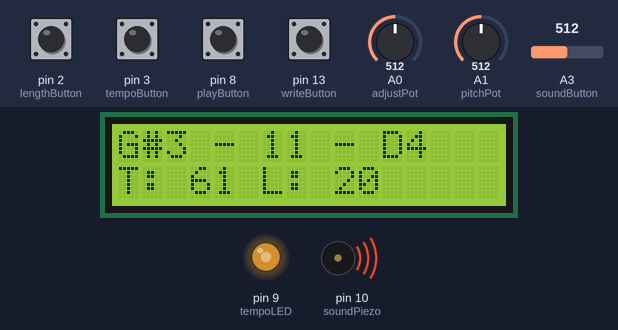
The sketch below on a simulated Arduino Uno, built with avr-gcc and run on an emulated ATmega328P. Parts: 16×2 character LCD, output pins drawn as LEDs (lit = HIGH), buzzer (waves = sounding). The test bench sets the inputs (shaded band); at power-on: pin 2 (lengthButton), pin 3 (tempoButton), pin 8 (playButton), pin 13 (writeButton) LOW, A0 (adjustPot) = 512, A1 (pitchPot) = 512, A3 (soundButton) = 512.

Above: at 1.2 s.
1.3 s: pin 8 (playButton) pulled HIGH for 0.15 s
At 1.46 s:
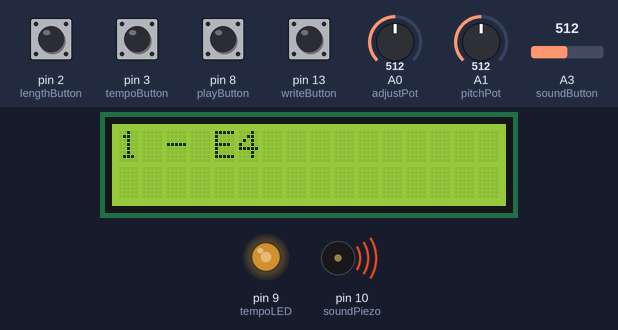
3.5 s: pin 3 (tempoButton) pulled HIGH for 0.15 s
At 4.7 s:
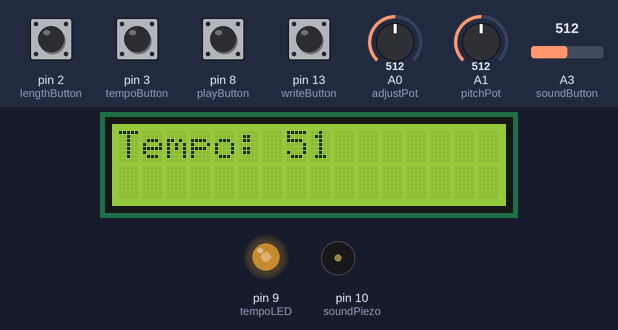
5.1 s: pin 8 (playButton) pulled HIGH for 1 s
At 5.25 s:
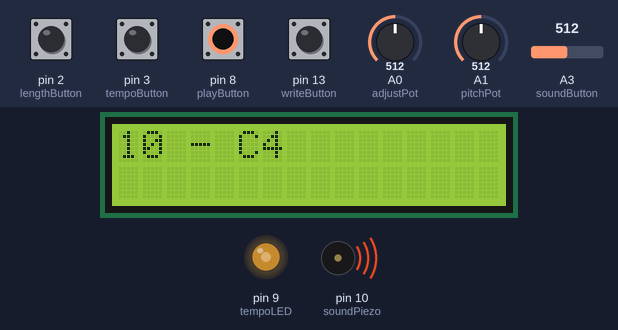
7.6 s: A0 (adjustPot) set to 390
At 9.3 s:
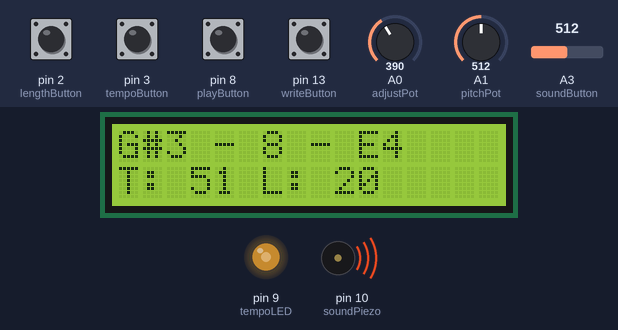
9.7 s: A1 (pitchPot) set to 390
At 10.9 s:
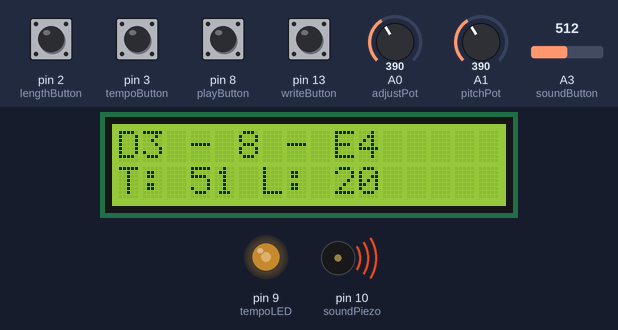
11.2 s: pin 2 (lengthButton) pulled HIGH for 0.15 s
At 12.3 s:
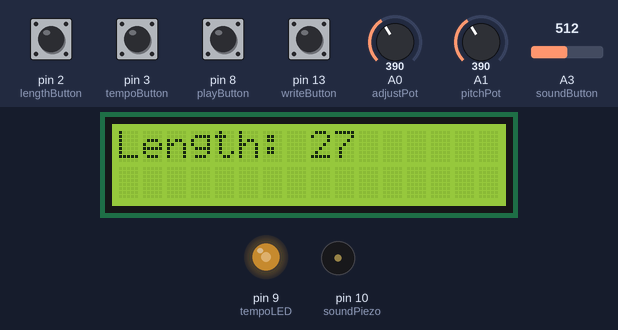
Timing chart, 0 to 13.9 s (numbered marks = the images above; inputs shaded):
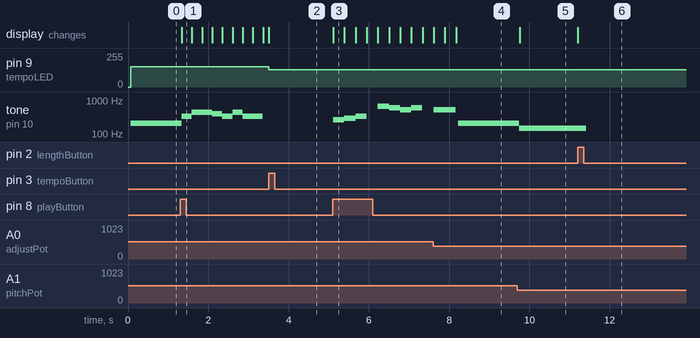

The sketch:

ArduinoMusicSequencer9.ino
```cpp
// Set up LCD.
#include <LiquidCrystal.h>
LiquidCrystal lcd(11, 12, 4, 5, 6, 7);

// Digital Pins
const int lengthButton = 2;
const int tempoButton = 3;
const int playButton = 8;
const int tempoLED = 9;
const int soundPiezo = 10;
const int writeButton = 13;

// Analog Pins
const int adjustPot = 0;
const int pitchPot = 1;

// soundButton could be a Digital Input, but
// it is an Analog Pin since all other
// Digital Pins are used.
const int soundButton = 3;


// Array of names of Notes (to be displayed on LCD
// CLR and REST are special commands and hence have special "frequencies".
const char* Notes[] =  {"CLR", "REST", "A1", "A#1", "B1", "C2", "C#2", "D2", "D#2", "E2", "F2", "F#2", "G2", "G#2", "A2", "A#2", "B2", "C3", "C#3", "D3", "D#3", "E3", "F3", "F#3", "G3", "G#3", "A3", "A#3", "B3", "C4", "C#4", "D4", "D#4", "E4", "F4", "F#4", "G4", "G#4", "A4", "A#4", "B4", "C5", "C#5", "D5", "D#5", "E5", "F5", "F#5", "G5", "G#5", "A5"};
// Parallel Array of Frequencies
const int Frequencies[] = {-1,     0,   55,    58,   62,   65,    69,   73,    78,   82,   87,    92,   98,   104,  110,   117,  123,  131,   139,  147,   156,  165,  175,   185,  196,   208,  220,   233,  247,  262,   277,  294,   311,  330,  349,   370,  392,   415,  440,   466,  494,  523,   554,  587,   622,  659,  698,   740,  784,   831,  880};

const int minPatternLength = 4;
const int maxPatternLength = 64;
volatile int patternLength = 20;

// This array will hold the values of the Frequencies for beat in
// the pattern.  In the setup function, each of its values will be
// set to 0, to ensure C every note is initially a REST.
volatile int pattern[maxPatternLength];

// This variable will change based on the desired tempo.
// The lower this value, the faster the tempo.
volatile int delayTime = 250;

// When the user plays a note simply to hear the tone,
// (not actually write it) the note plays for this many
// many milliseconds.
const int testNoteLength = 250;


// These are simple initial values for certain variables,
// used so the LCD has something to display immediatley on startup.
const int initialPitchValue = 0;
const int initialLocationValue = 0;
const int initialLocationFrequencyValue = 0;

// This two values essentially set the minimum
// and maximum possible tempos for the pattern.
const int minDelayValue = 150;
const int maxDelayValue = 400;

void setup() {

// Ensures that all values of pattern are initally set to zero.
  setToZeros(0);

//Startup Song
  pattern[0] = 330;
  pattern[1] = 440;
  pattern[2] = 440;
  pattern[3] = 392;
  pattern[4] = 330;
  pattern[5] = 440;
  pattern[6] = 330;
  pattern[7] = 330;
  pattern[8] = 0;
  pattern[9] = 262;
  pattern[10] = 294;
  pattern[11] = 330;
  pattern[12] = 0;
  pattern[13] = 659;
  pattern[14] = 587;
  pattern[15] = 523;
  pattern[16] = 587;
  pattern[17] = 0;
  pattern[18] = 523;
  pattern[19] = 523;

  lcd.begin(16, 2);

  pinMode(playButton, INPUT);
  pinMode(tempoLED, OUTPUT);
  pinMode(lengthButton, INPUT);
  pinMode(tempoButton, INPUT);
  pinMode(soundPiezo, OUTPUT);
  pinMode(writeButton, INPUT);


  // The changeTempo and changeLength features are triggered
  // by using iterrupts.
  attachInterrupt(tempoButton-2, changeTempo, RISING);
  attachInterrupt(lengthButton-2, changeLength, RISING);

  displayCurrentValues();


  // Sets the tempoLED to the appropriate brightness based on tempo (delayTime).
  // The shorter the delay time, the brighter the LED.
  analogWrite(tempoLED, map(delayTime, minDelayValue, maxDelayValue, 255, 0));
}

void loop() {

  // These reference variables keep track of what the values of these variables
  // are at the beginning of the loop.  Later in the loop, the program checks if
  // any of these values have changed from what they originally were.  If they have
  // changed, then the LCD is refreshed.  They are set equal to the dummy initial values
  // to avoid issues on the first time through the loop.  These variables are declared as
  // static, so this variable declaration only occurs once, and not every time through the loop.
  static int referencePitchValue = initialPitchValue;
  static int referenceLocationValue = initialLocationValue;
  static int referenceLocationFrequencyValue = initialLocationFrequencyValue;


  // pitchValue corresponds to an index in the Frequencies array.
  int pitchVoltage = analogRead(pitchPot);
  int pitchValue = map(pitchVoltage, 0, 1023, 0, ((sizeof(Frequencies)) / (sizeof(int))));

  // Some issues with flickering occured when pitchVoltage was mapped to its maximum possible value,
  // so the maximum number it could be mapped to is actually one higher than desired.  If this value
  // is obtained, the program immediately decreases it by one.  In this way, the right number of values
  // are effectively mapped and the flickering is avoided.
  if (pitchValue == (sizeof(Frequencies)) / (sizeof(int)))
  {
      pitchValue = ((sizeof(Frequencies)) / (sizeof(int)) - 1);
  }


  // If the soundButton is hit, the piezo will play the current note.
  // Since soundButton had to be used as an analog input (since all other
  // digital inputs were taken), the if statement uses analogRead.  If soundButton
  // were in a digital input, the statement would read: if (digitalRead(soundButton) == HIGH)

  if (analogRead(soundButton) > (1023/2))
  {

    // When pitchValue is equal to 0, it corresponds to CLR.
    // When pitchValue is equal to 1, it corresponds to REST.
    // Since these values do not have actual sounds corresponding to them,
    // no sounds should be played when the soundButton is hit.  Hence the
    // following if statement.
    if (pitchValue > 1)
    {
    tone(soundPiezo, Frequencies[pitchValue], testNoteLength);
    }
  }

  // Similar to pitchVoltage, to stop the screen from flickering, the map function
  // and following if statement are written in this way.
  int locationVoltage = analogRead(adjustPot);
  int locationValue = map(locationVoltage, 0, 1023, 0, patternLength);

  if (locationValue == patternLength)
  {
      locationValue = patternLength - 1;
  }

  // If the user hits the write button, the current note will be placed at the current location
  if (digitalRead(writeButton) == HIGH)
  {

    // If user hits the write button when CLR is on the screen (when Frequencies[pitchValue] equals -1),
    // then the entire pattern will be cleared.  Useful when wanting to start a new pattern.
    if (Frequencies[pitchValue] == -1)
    {
      setToZeros(0);
    }

    // Otherwise, the current note is simply written into the current location.
    // If a note is already in that location, it is overwritten with the
    // new note.
    else
    {
      pattern[locationValue] = Frequencies[pitchValue];
    }

  }

  // Hitting the play button plays the current pattern, with the
  // ocorrect tempo and length.
  if (digitalRead(playButton) == HIGH)
  {
    playPattern();
  }


  // The following if statement makes it so that the LCD only
  // refreshes if the values being displayed have been changed.
  if ((pitchValue != referencePitchValue) || (locationValue != referenceLocationValue) || (pattern[locationValue] != referenceLocationFrequencyValue))
  {


  //The LCD first displays the current Note that will
  // be heard if the soundButton is hit.  Then " - " is
  // displayed.  Then the current location in the pattern is
  // displayed.  Then " - " is displayed.  Then the current note
  // stored in that location is displayed.  On the next line of the
  // LCD, "T: " is displayed.  Then the current tempo is displayed.
  // Then " L: " is displayed.  Then the current pattern length is displayed.


    lcd.clear();
    lcd.print(Notes[pitchValue]);
    lcd.print(" - ");
    lcd.print(locationValue + 1);
    lcd.print(" - ");
    lcd.print(Notes[findFreqIndex(pattern[locationValue])]);

    //Move cursor to the second line of the LCD.
    lcd.setCursor(0, 1);
    lcd.print("T: ");
    lcd.print(map(delayTime, minDelayValue, maxDelayValue, 100, 1));
    lcd.print(" L: ");
    lcd.print(patternLength);
    //Move cursor back to the first line of the LCD.
    lcd.setCursor(0, 0);


    // Reference values are now changed to what they currently are.
    // This way, the LCD will only update when one of the values
    // is changed.
    referencePitchValue = pitchValue;
    referenceLocationValue = locationValue;
    referenceLocationFrequencyValue = pattern[locationValue];
  }

  // This short delay is included to alleviate some
  // stress on the Arduino.
  delay(50);
}


void playPattern(){

  // Traverses through the pattern array and plays the corresponding notes.
  // If there is a "0" in the array, no note is played, but the proper amount
  // of time is waited.

  for (int i = 0; i < patternLength; i++)
  {
    lcd.clear();
    if (pattern[i] != 0)
    {
    tone(soundPiezo, pattern[i], delayTime);
    }

    // These three lines display th current location and note
    // being played in the pattern.  i + 1 is printed because
    // this value would make more sense to the user.  For instance,
    // for a four note pattern, the function will play the frequencies
    // in indexes 0, 1, 2, and 3 of the pattern array, but to a user/musician,
    // it would make more sense to see 1, 2, 3, 4.
    lcd.print(i + 1);
    lcd.print(" - ");
    lcd.print(Notes[findFreqIndex(pattern[i])]);

    // This delay call is how the tempo functionality works.  The
    // changeTempo function changes the value of delayTime, and in turn
    // changes how fast the notes will play.
    delay(delayTime);
  }

  displayCurrentValues();
}


void changeTempo(){
  lcd.clear();
  int tempoValue;

  // This referenceTempo variable is again used so that the
  // LCD only updates when a value is changed.
  int referenceTempo = 0;

  // The user can scroll through all possible tempo values.
  // The playButton is used to exit the changeTempo mode.
  while (digitalRead(playButton) == LOW)
  {
    int tempoVoltage = analogRead(adjustPot);
    // Again, map and if statement written to avoid observed screen
    // flickering issue.
    tempoValue = map(tempoVoltage, 0, 1023, maxDelayValue, minDelayValue - 1);
    if (tempoValue == minDelayValue - 1)
    {
      tempoValue = minDelayValue;
    }

    // The LED should be at its brightest when tempoValue is at its lowest.
    int LEDBrightness = map(tempoValue, minDelayValue, maxDelayValue, 255, 0);
    analogWrite(tempoLED, LEDBrightness);

    // Screen is only updated if tempoValue is changed.
    if (tempoValue != referenceTempo)
    {

      // When displaying to tempo for the user, 1 will be the minimum tempo and
      // 100 will be the maximum tempo.  This  inutivitvely makes more sense to the user compared
      // to displaying to them a delay time.
      int displayTempoValue = map(tempoValue, minDelayValue, maxDelayValue, 100, 1);
      lcd.clear();
      lcd.print("Tempo: ");
      lcd.print(displayTempoValue);
      referenceTempo = tempoValue;

      // playPattern uses delayTime, so changing delayTime will affect
      // how the pattern is played.  The result is the desired effect of
      // changing the tempo.
      delayTime = tempoValue;
    }
  }

  // When leaving the function, occasionally only a blank
  // screen would be displayed, so these lines were included.
  lcd.clear();
  displayCurrentValues();
}


void changeLength(){
  lcd.clear();
  int lengthVoltage;
  int lengthValue;
  int referenceLengthValue = 0;

  // The user can scroll through all possible pattern length values.
  // The playButton is used to exit the changeLength mode.
  while (digitalRead(playButton) == LOW)
  {
    lengthVoltage = analogRead(adjustPot);
    lengthValue = map(lengthVoltage, 0, 1023, minPatternLength, maxPatternLength + 1);
    if (lengthValue == maxPatternLength + 1)
    {
      lengthValue = maxPatternLength;
    }
    if (lengthValue != referenceLengthValue)
    {
      lcd.clear();
      lcd.print("Length: ");
      lcd.print(lengthValue);
      referenceLengthValue = lengthValue;
    }
  }

  // When the play button is hit, the pattern is played up
  // to the index patternLength, so changing this index changes
  // the length of the array.
  patternLength = lengthValue;

  // When leaving the function, occasionally only a blank
  // screen would be displayed, so these lines were included.
  lcd.clear();
  displayCurrentValues();
}


// Sets all indexes of an array icluding and
// after x equal to 0.
void setToZeros(int x)
{
  for (int i = x; i < (((sizeof(pattern)) / (sizeof(int)))); i++)
  {
    pattern[i] = 0;
  }
}


// When leaving the changeTempo and changeLength functions,
// the screen would occasionally stay blank until a potentiometer
// was adjusted.  This function ensures that the this "blank screen"
// does not occur.

void displayCurrentValues()
{
  int pitchVoltage = analogRead(pitchPot);
  int pitchValue = map(pitchVoltage, 0, 1023, 0, ((sizeof(Frequencies)) / (sizeof(int))));

  if (pitchValue == (sizeof(Frequencies)) / (sizeof(int)))
  {
      pitchValue = ((sizeof(Frequencies)) / (sizeof(int)) - 1);
  }


  int locationVoltage = analogRead(adjustPot);
  int locationValue = map(locationVoltage, 0, 1023, 0, patternLength);

  if (locationValue == patternLength)
  {
      locationValue = patternLength - 1;
  }

  //The LCD first displays the current Note that will
  // be heard if the soundButton is hit.  Then " - " is
  // displayed.  Then the current location in the pattern is
  // displayed.  Then " - " is displayed.  Then the current note
  // stored in that location is displayed.  On the next line of the
  // LCD, "T: " is displayed.  Then the current tempo is displayed.
  // Then " L: " is displayed.  Then the current pattern length is displayed.

   lcd.clear();
   lcd.print(Notes[pitchValue]);
   lcd.print(" - ");
   lcd.print(locationValue + 1);
   lcd.print(" - ");
   lcd.print(Notes[findFreqIndex(pattern[locationValue])]);
   //Move cursor to the second line of the LCD.
    lcd.setCursor(0, 1);
    lcd.print("T: ");
    lcd.print(map(delayTime, minDelayValue, maxDelayValue, 100, 1));
    lcd.print(" L: ");
    lcd.print(patternLength);
    //Move cursor back to the first line of the LCD.
    lcd.setCursor(0, 0);

}


// This function returns the index of where a given
// frequency is in the Frequency array.  This function
// is useful in getting the name of a note given its frequency,
// since the Frequencies and Notes arrrays are parallel.
int findFreqIndex(int x)
{
  boolean found = false;
  int ret = 0;
  for(int i = 0; i < ((sizeof(Frequencies)) / (sizeof(int))); i++)
  {
    if (Frequencies[i] == x)
    {
    found = true;
    ret = i;
    }
  }

  // If the variable found is never set to true, then
  // the given frequency is not in the Frequency array,
  // and -1 is returned.
  if (found == true)
  {
  return ret;
  }
  else
  {
    // The program should only reach this else statement if an
    // invalid frequency is given to it (which should never happen),
    // but if this else block is triggered 1 is returned.  This 1
    // corresponds to REST, which is a reasonable value to return if
    // an invalid frequnecy is given to the function.  (-1 could be
    // returned, but that would surely cause the program to crash,
    // since the number being returned is supposed to be an index in
    // the Frequency array.)
    return 1;
  }
}
```

Measured:
- after the input at 1.3 s, tone on pin 10 (soundPiezo): plays 330 Hz for 0.25 s, 440 Hz for 0.51 s, 392 Hz for 0.25 s, 330 Hz for 0.25 s, 440 Hz for 0.25 s, 330 Hz for 0.50 s, starting at once; the display: changes at once (image 1)
- after the input at 3.5 s, pin 9 (tempoLED): 153/255 → 128/255 at once; tone on pin 10 (soundPiezo): stops changing and stays silent; the display: changes at once (image 2)
- after the input at 5.1 s, tone on pin 10 (soundPiezo): plays 262 Hz for 0.28 s, 294 Hz for 0.28 s, 330 Hz for 0.28 s, 659 Hz for 0.28 s, 587 Hz for 0.28 s, 523 Hz for 0.28 s … (7 notes in this stretch), starting at once; the display: changes at once (image 3)
- after the input at 7.6 s, the display: first differs from a run without the input after 0.58 s (image 4)
- after the input at 9.7 s, tone on pin 10 (soundPiezo): 208 Hz → 147 Hz after 0.05 s; the display: changes after 0.05 s (image 5)
- after the input at 11.2 s, tone on pin 10 (soundPiezo): 147 Hz → silent after 0.22 s; the display: changes at once (image 6)
